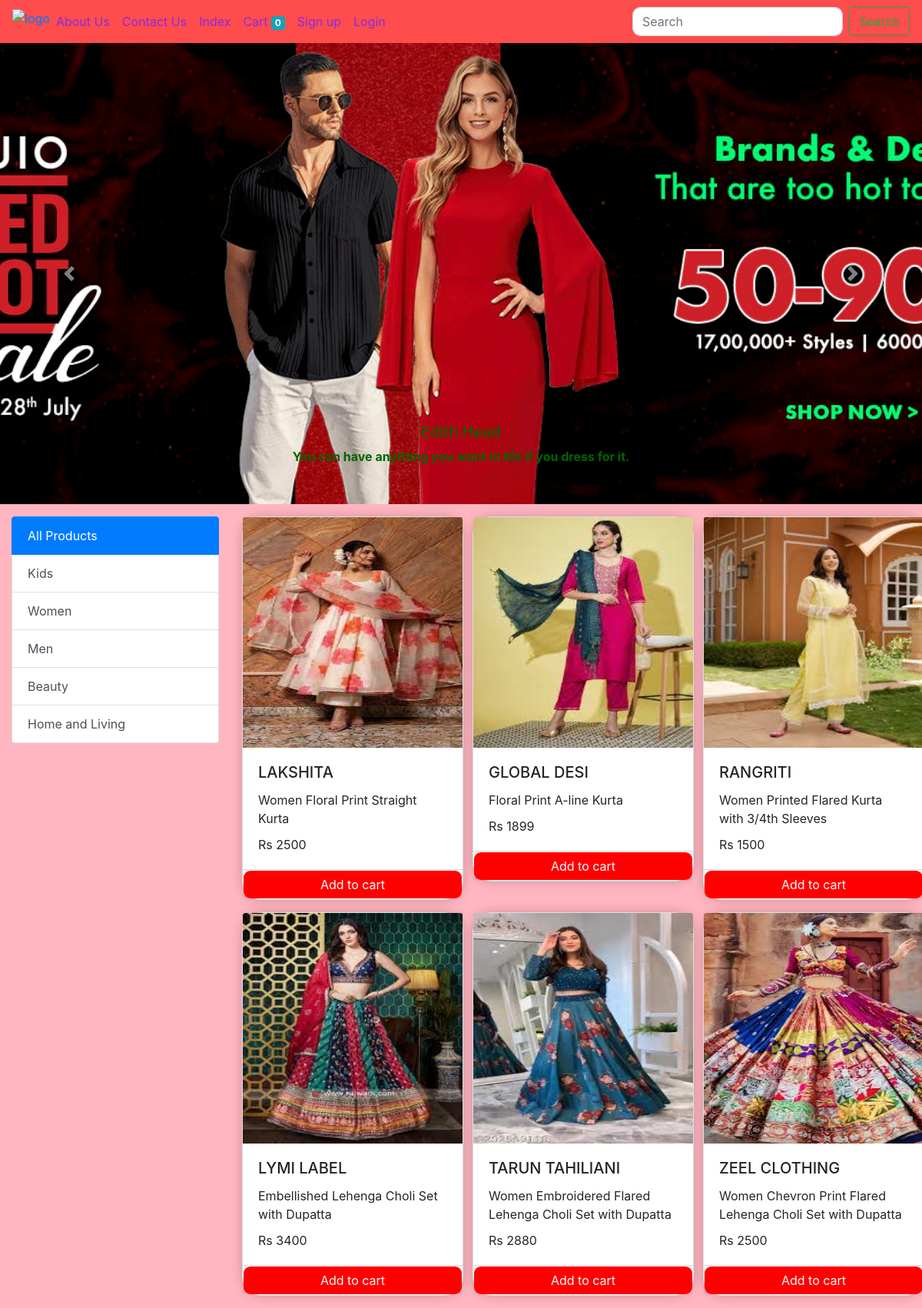
The app's page /?category=2 with its own data.
### store/models.py (models this page shows, shortened)
class slider(models.Model):
    title = models.CharField(max_length=100,blank=False,default="")
    description = models.TextField(max_length=100,blank=False,default="")
    image1 = models.ImageField(upload_to='uploads/slider/',blank=False)
    def get_all_sliders():
        return slider.objects.all()

class Category(models.Model):
    name = models.CharField(max_length=50)
    def __str__(self):
        return self.name
    @staticmethod
    def get_all_categories():
        return Category.objects.all()

class Products(models.Model):
    name = models.CharField(max_length=60)
    category = models.ForeignKey(Category,on_delete=models.CASCADE, default=1)
    price = models.IntegerField(default=0)
    description = models.CharField(max_length=250, default='',blank=True, null=True)
    image = models.ImageField(upload_to='upolads/products/')
    def __str__(self):
        return self.name
    @staticmethod
    def get_all_products():
        return Products.objects.all()
    @staticmethod
    def get_all_products_by_categoryid(category_id):
        if category_id:
            return Products.objects.filter(category_id=category_id)
        else:
            return Products.get_all_products()

### store/views.py (the view, shortened to what this page needs)
# urls.py: path('',Index.as_view(),name='homepage'),
class Index(View):
    def get(self,request):
        cart = request.session.get('cart')
        if not cart:
            request.session['cart'] = {}
        slide = slider.get_all_sliders()
        products = Products.get_all_products()
        categories = Category.get_all_categories()
        print("products:",products)
        print("categories:",categories)
        category_id = request.GET.get('category')
        print("category_id:",category_id)
        if category_id:
            products = Products.get_all_products_by_categoryid(category_id)
        else:
            products = Products.get_all_products()
        data = {
            'products':products,
            'categories':categories,
            'slider':slide
        }
        print("your customer id:",request.session.get('id'))     # session handling
        print("your email:",request.session.get('email'))
        return render(request,'index.html',data)

### store/templatetags/cart.py (called while the page is built)
@register.filter(name="is_in_cart")
def is_in_cart(i,cart):
    keys = cart.keys()
    print(keys)
    for id in keys:
        print(id,i.id)
        print(type(id),type(i.id))
        if int(id) == i.id:
            return True
    print("product:",i,"cart:",cart)
    return False

### store/templatetags/custom_filters.py (called while the page is built)
@register.filter(name='currency')
def currency(number):
    return "Rs "+str(number)

### store/templates/index.html (shortened to what this page needs)
{% extends "base.html" %}
{% block body %}
{% load cart %}
{% load custom_filters %}
<div id="carouselExampleCaptions" class="carousel slide" data-ride="carousel">
    <div class="carousel-inner">
        {% for s in slider %}
        <div class="carousel-item {% if forloop.first %} active {% endif %}">
            <img src="{{s.image1.url}}" class="d-block w-100 carousel-image" alt="...">
            <div class="carousel-caption d-none d-md-block">
                <h5 style=color:darkgreen>{{s.title}}</h5>
                <p style=color:darkgreen;font-weight:bold;>{{s.description}}</p>
            </div>
        </div>
        {% endfor %}
    </div>
    <a class="carousel-control-prev" href="#carouselExampleCaptions" role="button" data-slide="prev">
        <span class="carousel-control-prev-icon" aria-hidden="true"></span>
    </a>
    <a class="carousel-control-next" href="#carouselExampleCaptions" role="button" data-slide="next">
        <span class="carousel-control-next-icon" aria-hidden="true"></span>
    </a>
</div>
<div class="container-fluid mt-3">
    <div class="row">
        <div class="col-lg-3">
            <div class="list-group">
                <a href="/" class="list-group-item list-group-item-action active category-item ">
                    All Products
                </a>
                {% for category in categories%}
                <a href="/?category={{category.id}}" class="list-group-item list-group-item-action category-item">{{category.name}}</a>
                {% endfor %}
            </div>
        </div>
        <div class="col-lg-9">
            <div class="row">
                {% for i in products %}
                <div class="col-sm-4 mb-3">
                    <div class="card grow-on-hover" id="{{i.id}}" style="width: 18rem;">
                        <img src="{{ i.image.url }}" class="card-img-top" alt="{{ i.name }}" height="300" width="300">
                        <div class="card-body">
                            <h5 class="card-title">{{ i.name }}</h5>
                            <p class="card-text">{{ i.description }}</p>
                            <p class="card-text">{{ i.price|currency }}</p>
                        </div>
                        <div class="card-footer p-0 no-gutters">
                            {% if i|is_in_cart:request.session.cart %}
                            <div class="row no-gutters">
                                <form action="/#{{i.id}}" class="col-2" method="post">
                                    {% csrf_token %}
                                    <input type="text" hidden name="product" value="{{i.id}}">
                                    <input type="text" hidden name="remove" value="True">
                                    <input type="submit" value="-" class="btn btn-block btn-secondary">
                                </form>
                                <div class="text-center col">{{i|cart_quantity:request.session.cart}} in cart</div>
                                <form action="/#{{i.id}}" class="col-2" method="post">
                                    {% csrf_token %}
                                    <input type="text" hidden name="product" value="{{i.id}}">
                                    <input type="submit" value="+" class="btn btn-block btn-secondary">
                                </form>
                            </div>
                            {% else %}
                            <form action="/#{{i.id}}" method="POST" class="btn-block">
                                <input type="submit" class="float-right btn form-control"
                                    value="Add to cart" style="background-color:red;color:white;">
                            </form>
                            {% endif %}
                        </div>
                    </div>
                </div>
                {% endfor %}
            </div>
        </div>
    </div>
</div>
{% endblock%}

### store/static/css/main.css (style rules this page uses)
body { background-color:lightpink; }
.grow-on-hover { transition: transform 0.6s ease; }
.category-item { transition: background-color 0.3s ease, color 0.3s ease; }
.category-item.active { background-color: #007bff; color: white; transition: background-color 0.3s ease, color 0.3s ease; }
* { -webkit-box-sizing: border-box; -moz-box-sizing: border-box; box-sizing: border-box }
p { margin: 0 0 10px }
.card { border-radius: 25px; box-shadow: 0px 0px 15px 0px rgba(0, 0, 0, 0.2); animation: fadeInUp 1s ease-in-out; }
.form-control { border-radius: 10px; }

### store/static/css/contact.css (style rules this page uses)
.row { margin-left: -15px; margin-right: -15px; }
div { margin: 0; padding: 0; border: 0; outline: 0; font-size: 100%; vertical-align: baseline; background: transparent; }

### store/templates/index.html (style rules this page uses)
.carousel-image { height: 600px; object-fit: cover; }

### records on screen
slider: image1 (picture), description "You can have anything you want in life if you dress for it."
Category: name "Kids"
Category: name "Women"
Category: name "Men"
Category: name "Beauty"
Category: name "Home and Living"
Products: image (picture), name "LAKSHITA", description "Women Floral Print Straight Kurta", price "Rs 2500"
Products: {{ i.id }} 18 (drawn), image (picture), name "GLOBAL DESI", description "Floral Print A-line Kurta", price "Rs 1899"
Products: image (picture), name "RANGRITI", description "Women Printed Flared Kurta with 3/4th Sleeves", price "Rs 1500"
Products: image (picture), name "LYMI LABEL", description "Embellished Lehenga Choli Set with Dupatta", price "Rs 3400"
Products: image (picture), name "TARUN TAHILIANI", description "Women Embroidered Flared Lehenga Choli Set with Dupatta", price "Rs 2880"
Products: image (picture), name "ZEEL CLOTHING", description "Women Chevron Print Flared Lehenga Choli Set with Dupatta", price "Rs 2500"

### other values on screen
{{ request.session.cart.keys|length }} "0"
